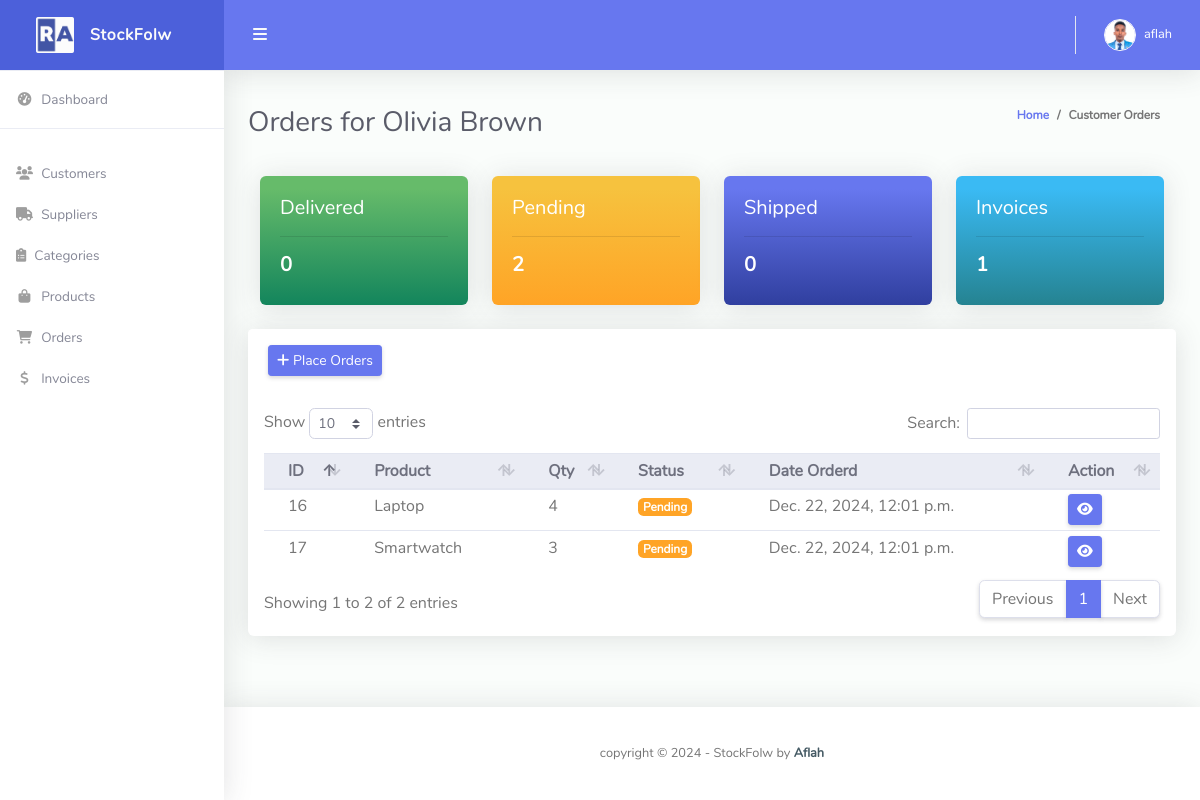
Page /customer/5/ (signed in) on the committed database.
### stockflow/models.py (models this page shows, shortened)
class Customer(models.Model):
    user = models.OneToOneField(User, null=True, blank=True, on_delete=models.CASCADE)
    name = models.CharField(max_length=200, null=True, blank=True)
    phone = models.CharField(max_length=200, null=True, blank=True)
    email = models.EmailField(max_length=200, null=True, blank=True)
    address = models.TextField(null=True, blank=True)
    profile_pic = models.ImageField(default="profile1.png", null=True, blank=True)
    date_created = models.DateTimeField(auto_now_add=True, null=True, blank=True)

class Order(models.Model):
    STATUS = (
        ('Pending', 'Pending'),
        ('Shipped', 'Shipped'),
        ('Delivered', 'Delivered'),
    )
    customer = models.ForeignKey(Customer, on_delete=models.CASCADE)
    product = models.ForeignKey(Product, on_delete=models.CASCADE)
    quantity = models.PositiveIntegerField(default=1)
    status = models.CharField(max_length=200, choices=STATUS, default='Pending')
    date_created = models.DateTimeField(auto_now_add=True)

class Product(models.Model):
    name = models.CharField(max_length=200)
    description = models.TextField(blank=True, null=True)
    price = models.DecimalField(max_digits=10, decimal_places=2)
    quantity = models.PositiveIntegerField(default=0)
    category = models.ForeignKey(Category, on_delete=models.CASCADE)
    supplier = models.ForeignKey(Supplier, on_delete=models.CASCADE)
    created_at = models.DateTimeField(auto_now_add=True)
    updated_at = models.DateTimeField(auto_now=True)
    def __str__(self):
        return self.name

### stockflow/decorators.py (the view)
		def wrapper_func(request, *args, **kwargs):
			group = None
			if request.user.groups.exists():
				group = request.user.groups.all()[0].name
			if group in allowed_roles:
				return view_func(request, *args, **kwargs)
			else:
				return redirect('/')

### templates/customer_orders.html (shortened to what this page needs)
{% extends 'base.html' %}
{% block content %}
<div class="container-fluid" id="container-wrapper">
    <div class="d-sm-flex align-items-center justify-content-between mb-4">
        <h1 class="h3 mb-0 text-gray-800">Orders for {{ customer.name }}</h1>
        <ol class="breadcrumb">
            <li class="breadcrumb-item"><a href="{% url 'home' %}">Home</a></li>
            <li class="breadcrumb-item">Customer Orders</li>
        </ol>
    </div>
    <div class="col-lg-12">
        <div class="row">
            <div class="col-xl-3 col-md-6 mb-4">
                <div class="card bg-gradient-success font-weight-bold text-white">
                    <div class="h5 card-body">
                        Delivered
                        <hr>
                        <div class="font-weight-bold text-white">{{delivered_orders}}</div>
                    </div>
                </div>
            </div>
            <div class="col-xl-3 col-md-6 mb-4">
                <div class="card bg-gradient-warning font-weight-bold text-white">
                    <div class="h5 card-body">
                        Pending
                        <hr>
                        <div class="font-weight-bold text-white">{{ pending_orders }}</div>
                    </div>
                </div>
            </div>
            <div class="col-xl-3 col-md-6 mb-4">
                <div class="card bg-gradient-primary font-weight-bold text-white">
                    <div class="h5 card-body">
                        Shipped
                        <hr>
                        <div class="font-weight-bold text-white">{{ shipped_orders }}</div>
                    </div>
                </div>
            </div>
            <div class="col-xl-3 col-md-6 mb-4">
                <div class="card bg-gradient-info font-weight-bold text-white">
                    <div class="h5 card-body">
                        Invoices
                        <hr>
                        <div class="font-weight-bold text-white">{{ invoices }}</div>
                    </div>
                </div>
            </div>
        </div>
    </div>
    <div class="row">
        <div class="col-lg-12">
            <div class="card mb-4">
                <div class="card-header py-3 d-flex flex-row align-items-center justify-content-between">
                    <a href="{% url 'multiple_orders' customer.id %}" class="btn btn-sm btn-primary">
                        <i class="fas fa-plus"></i>
                        Place Orders
                    </a>
                </div>
                <div class="table-responsive p-3">
                    <table class="table align-items-center table-flush table-hover table-sm" id="dataTableHover">
                        <thead class="thead-light">
                            <tr>
                                <th>ID</th>
                                <th>Product</th>
                                <th>Qty</th>
                                <th>Status</th>
                                <th>Date Orderd</th>
                                <th>Action</th>
                            </tr>
                        </thead>
                        <tbody>
                            {% for order in orders %}
                            <tr>
                                <td>{{ order.id }}</td>
                                <td>{{ order.product }}</td>
                                <td>{{ order.quantity }}</td>
                                <td>
                                    {% if order.status == 'Pending' %}
                                    <span class="badge badge-warning">{{ order.status }}</span>
                                    {% elif order.status == 'Shipped' %}
                                    <span class="badge badge-primary">{{ order.status }}</span>
                                    {% elif order.status == 'Delivered' %}
                                    <span class="badge badge-success">{{ order.status }}</span>
                                    {% elif order.status == 'Cancelled' %}
                                    <span class="badge badge-danger">{{ order.status }}</span>
                                    {% endif %}
                                </td>
                                <td>{{ order.date_created}}</td>
                                <td>
                                    <a href="{% url 'update_order' order.id %}" class="btn btn-sm btn-primary">
                                        <i class="fas fa-eye"></i>
                                    </a>
                                </td>
                            </tr>
                            {% endfor %}
                        </tbody>
                    </table>
                </div>
            </div>
        </div>
    </div>
</div>
{% endblock %}

### templates/partials/topbar.html (shortened to what this page needs)
{% load static %}
<nav class="navbar navbar-expand navbar-light bg-navbar topbar mb-4 static-top">
    <button id="sidebarToggleTop" class="btn btn-link rounded-circle mr-3">
        <i class="fa fa-bars"></i>
    </button>
    <ul class="navbar-nav ml-auto">
        <li class="nav-item dropdown no-arrow">
            <a class="nav-link dropdown-toggle" href="#" id="userDropdown" role="button" data-toggle="dropdown"
                aria-haspopup="true" aria-expanded="false">
                {% if request.user.customer.profile_pic %}
                <img class="img-profile rounded-circle" src="{{request.user.customer.profile_pic.url}}"
                    style="max-width: 60px">
                {% else %}
                <img class="img-profile rounded-circle" src="{% static 'img/Testro.jpg' %}" style="max-width: 60px">
                {% endif %}
                <span class="ml-2 d-none d-lg-inline text-white small">{{request.user}}</span>
            </a>
        </li>
    </ul>
</nav>

### rows in the picture
Customer: name "Olivia Brown"
Order: id "16", product "Laptop", quantity "4", status "Pending", date_created "Dec. 22, 2024, 12:01 p.m."
Order: id "17", product "Smartwatch", quantity "3", status "Pending", date_created "Dec. 22, 2024, 12:01 p.m."

### other values in the picture
{{ request.user }} "aflah"
{{ delivered_orders }} "0"
{{ pending_orders }} "2"
{{ shipped_orders }} "0"
{{ invoices }} "1"
